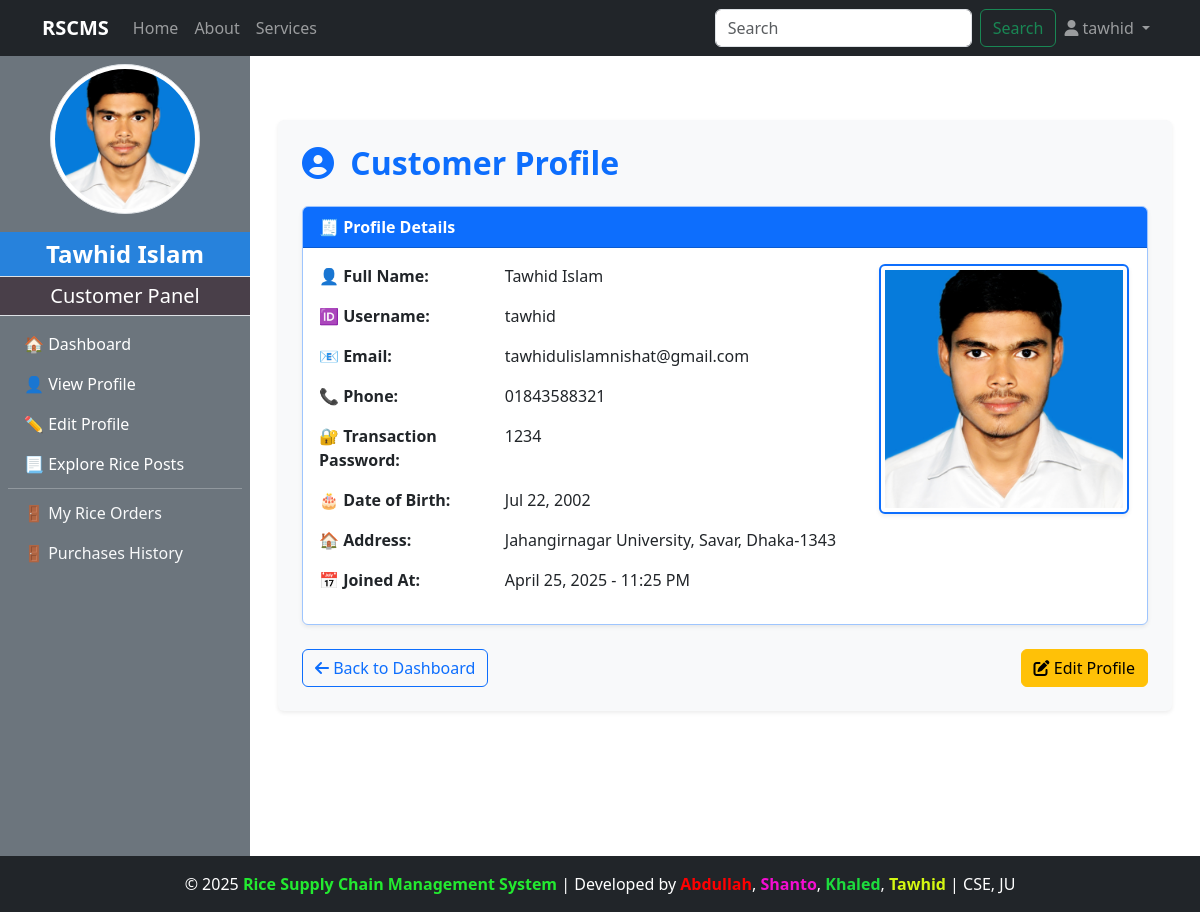
Screenshot of /customer/customer_profile/ (signed in) with the database file from the repository.
### accounts/models.py (models this page shows, shortened)
class CustomUser(AbstractUser):
    ROLE_CHOICES = (
        ('admin', 'Admin'),
        ('manager', 'Manager'),
        ('customer', 'Customer'),
        ('dealer', 'Dealer'),
    )
    role = models.CharField(max_length=20, choices=ROLE_CHOICES, default='admin')

### customer/models.py (models this page shows)
class CustomerProfile(models.Model):
    user = models.OneToOneField(CustomUser, on_delete=models.CASCADE, limit_choices_to={'role':'customer'},related_name="customerprofile")
    full_name = models.CharField(max_length=100)
    phone_number = models.CharField(max_length=11)
    Transaction_password = models.CharField(max_length=11,null=True,blank=True)
    address =models.TextField()
    image = models.ImageField(upload_to="customer_profile/",blank=True,null=True)
    date_of_birth = models.DateField(blank=True,null=True)
    created_at = models.DateTimeField(auto_now_add=True,blank=True,null=True)

### customer/views.py (the view)
# urls.py: path("customer_profile/",views.customer_profile,name="customer_profile"),
@login_required(login_url='login')
@user_passes_test(check_customer)
def customer_profile(request):
    customer, created =CustomerProfile.objects.get_or_create(user=request.user)
    return render(request,"customer/customer_profile.html",{'customer':customer})

### admin_panel/context_processors.py (called while the page is built)
def admin_profile(request):
    if request.user.is_authenticated:
        try:
            admin = AdminProfile.objects.get(user=request.user)
            return {'admin': admin}
        except AdminProfile.DoesNotExist:
            return {}
    return {}

### customer/context_processors.py (called while the page is built)
def customer_profile(request):
    if request.user.is_authenticated:
        try:
            customer = CustomerProfile.objects.get(user=request.user)
            return {'customer': customer}
        except CustomerProfile.DoesNotExist:
            return {}
    return {}

### customer/views.py (called while the page is built)
def check_customer(user):
    return user.is_authenticated and user.role == 'customer'

### manager/context_processors.py (called while the page is built)
def manager_profile(request):
    if request.user.is_authenticated:
        try:
            manager = ManagerProfile.objects.get(user=request.user)
            return {'manager': manager}
        except ManagerProfile.DoesNotExist:
            return {}
    return {}

### customer/templates/customer/customer_profile.html (shortened to what this page needs)
{% extends 'base.html' %}
{% load static %}
{% block content %}
<div class="container mt-5 px-4 py-4 rounded shadow-sm" style="background-color: #f8f9fa;">
    <h2 class="mb-4 text-primary fw-bold">
        <i class="fas fa-user-circle me-2"></i> Customer Profile
    </h2>
    <div class="card border border-primary-subtle shadow-sm">
        <div class="card-header bg-primary text-white fw-semibold">
            🧾 Profile Details
        </div>
        <div class="card-body">
            <div class="row">
                <div class="col-md-8">
                    <div class="row mb-3">
                        <div class="col-sm-4 fw-bold">👤 Full Name:</div>
                        <div class="col-sm-8">{{ customer.full_name }}</div>
                    </div>
                    <div class="row mb-3">
                        <div class="col-sm-4 fw-bold">🆔 Username:</div>
                        <div class="col-sm-8">{{ customer.user.username }}</div>
                    </div>
                    <div class="row mb-3">
                        <div class="col-sm-4 fw-bold">📧 Email:</div>
                        <div class="col-sm-8">{{ customer.user.email }}</div>
                    </div>
                    <div class="row mb-3">
                        <div class="col-sm-4 fw-bold">📞 Phone:</div>
                        <div class="col-sm-8">{{ customer.phone_number }}</div>
                    </div>
                    <div class="row mb-3">
                        <div class="col-sm-4 fw-bold">🔐 Transaction Password:</div>
                        <div class="col-sm-8">{{ customer.Transaction_password }}</div>
                    </div>
                    <div class="row mb-3">
                        <div class="col-sm-4 fw-bold">🎂 Date of Birth:</div>
                        <div class="col-sm-8">{{ customer.date_of_birth|date:"M d, Y" }}</div>
                    </div>
                    <div class="row mb-3">
                        <div class="col-sm-4 fw-bold">🏠 Address:</div>
                        <div class="col-sm-8">{{ customer.address }}</div>
                    </div>
                    <div class="row mb-3">
                        <div class="col-sm-4 fw-bold">📅 Joined At:</div>
                        <div class="col-sm-8">{{ customer.created_at|date:"F d, Y - h:i A" }}</div>
                    </div>
                </div>
                <div class="col-md-4 text-center">
                    {% if customer.image %}
                        <img src="{{ customer.image.url }}" alt="Profile Image"
                             class="img-thumbnail shadow-sm border border-2 border-primary"
                             style="width: 250px; height: 250px; object-fit: cover;">
                    {% else %}
                        <img src="{% static 'images/default_profile.png' %}" alt="Default Image"
                             class="img-thumbnail shadow-sm border border-2 border-secondary"
                             style="width: 250px; height: 250px; object-fit: cover;">
                    {% endif %}
                </div>
            </div>
        </div>
    </div>
    <div class="mt-4 d-flex justify-content-between">
        <a href="{% url 'customer_dashboard' %}" class="btn btn-outline-primary">
            <i class="fas fa-arrow-left"></i> Back to Dashboard
        </a>
        <a href="{% url 'update_customer_profile' %}" class="btn btn-warning">
            <i class="fas fa-edit"></i> Edit Profile
        </a>
    </div>
</div>
{% endblock %}

### templates/navbar.html (shortened to what this page needs)
<nav class="navbar navbar-expand-lg navbar-dark bg-dark">
    <div class="container">
        <a class="navbar-brand fw-bold" href="http://127.0.0.1:8000/">RSCMS</a>
        <div class="collapse navbar-collapse" id="navbarNav">
            <ul class="navbar-nav me-auto">
                <li class="nav-item">
                    {% if request.user.is_authenticated %}
                    {% if request.user.role == "manager" %}
                    <a class="nav-link" href="{% url 'manager_dashboard' %}">Home</a>
                    {% elif request.user.role == "customer" %}
                    <a class="nav-link" href="{% url 'customer_dashboard' %}">Home</a>
                    {% elif request.user.role == "dealer" %}
                    <a class="nav-link" href="{% url 'dealer_dashboard' %}">Home</a>
                    {% elif request.user.role == "admin" %}
                    <a class="nav-link" href="{% url 'admin_dashboard' %}">Home</a>
                    {% endif %}
                    {% endif %}
                </li>
                <li class="nav-item">
                    <a class="nav-link" href="{% url 'about' %}">About</a>
                </li>
                <li class="nav-item">
                    <a class="nav-link" href="{% url 'services' %}">Services</a>
                </li>
            </ul>
           <form class="d-flex" action="{% url 'search' %}" method = "get">
                <input class="form-control me-2" type="search" placeholder="Search" aria-label="Search" name="query" id="search">
                <button class="btn btn-outline-success" type="submit">Search</button>
            </form>
            <ul class="navbar-nav">
                <li class="nav-item dropdown">
                    <a class="nav-link dropdown-toggle" href="#" id="userDropdown" role="button" data-bs-toggle="dropdown" aria-expanded="false">
                        <i class="fas fa-user"></i>
                        {% if request.user.is_authenticated %}
                        {{ request.user.username }}
                        {% else %}
                            Account
                        {% endif %}
                    </a>
                </li>
            </ul>
        </div>
    </div>
</nav>

### templates/SlideBar.html (shortened to what this page needs)
{% load static %}
{% if request.user.is_authenticated and request.user.role == "customer" %}
<div class="bg-secondary text-white d-flex flex-column" style="min-width: 250px; height: 100vh;" >
<div class="text-center my-2">
    {% if customer and customer.image %}
        <img src="{{ customer.image.url }}" class="rounded-circle img-thumbnail" style="width: 150px; height: 150px; object-fit: cover; margin-bottom: 10px;" alt="Profile Image">
    {% else %}
        <img src="{% static 'images/default_profile.png' %}" class="rounded-circle img-thumbnail" style="width: 150px; height: 150px; object-fit: cover; margin-bottom: 10px;" alt="Default Profile Image">
    {% endif %}
</div>
    <div class="sidebar-user-name p-1 fs-4 border-bottom">{{customer.full_name}}</div>
    <div class="sidebar-header p-1 fs-5 border-bottom">Customer Panel</div>
    <nav class="nav flex-column p-2">
        <a class="nav-link text-white {% if request.resolver_match.url_name == 'customer_dashboard' %}active{% endif %}" href="{% url 'customer_dashboard' %}">🏠 Dashboard</a>
        <a class="nav-link text-white {% if request.resolver_match.url_name == 'customer_profile' %}active{% endif %}" href="{% url 'customer_profile' %}">👤 View Profile</a>
        <a class="nav-link text-white {% if request.resolver_match.url_name == 'update_customer_profile' %}active{% endif %}" href="{% url "update_customer_profile" %}">✏️ Edit Profile</a>
        <a class="nav-link text-white {% if request.resolver_match.url_name == 'explore_all_rice_post' %}active{% endif %}" href="{% url "explore_all_rice_post" %}">📃 Explore Rice Posts</a>
        <hr class="my-1">
        <a class="nav-link text-light {% if request.resolver_match.url_name == 'my_order_page' %}active{% endif %}" href="{% url 'my_order_page' %}">🚪 My Rice Orders</a>
        <a class="nav-link text-light {% if request.resolver_match.url_name == 'rice_purchases_history' %}active{% endif %}" href="{% url 'rice_purchases_history' %}">🚪 Purchases History</a>
    </nav>
</div>
{% endif %}

### static/manager/css/dashboard.css (style rules this page uses)
body { display: flex; min-height: 100vh; margin: 0; }
.sidebar-header { font-size: 1.5rem; padding: 10px; background-color: #493f49; text-align: center; }
.sidebar-user-name { font-size: 1.2rem; padding: 10px; background-color: #2782dc; text-align: center; font-weight: bold; }

### rows the page displays
CustomUser: user.username "tawhid"
CustomerProfile: image (picture), full_name "Tawhid Islam", user.username "tawhid", user.email "tawhidulislamnishat@gmail.com", phone_number "01843588321", Transaction_password "1234", date_of_birth "Jul 22, 2002", address "Jahangirnagar University, Savar, Dhaka-1343", created_at "April 25, 2025 - 11:25 PM"
